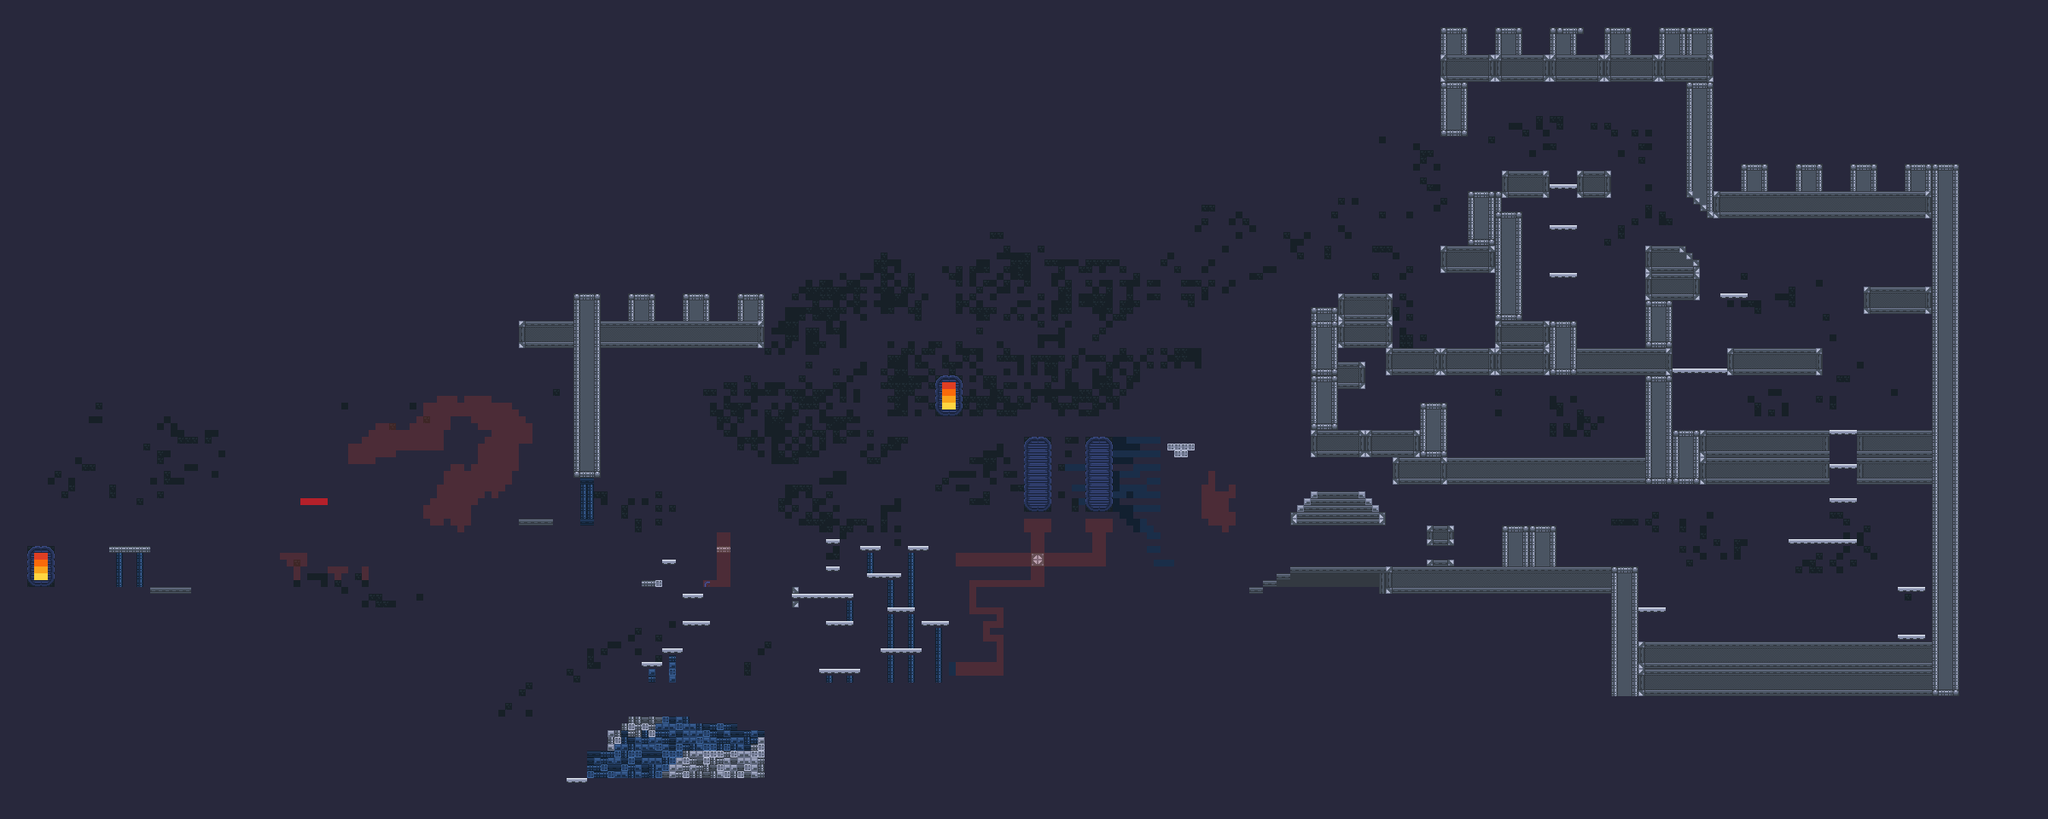

Tiled map render using the project's own tile images. Description and the map definition, with tile-layer contents summarised, below:
An orthogonal 300x120 tile map with 8x8 px tiles, 3 tile layers (Collidable, Flip, Foreground) and 50 objects (12x flippig, 12x robotank, 5x spawnPoint, 5x flipbird, 4x note, ...).

<map version="1.2" tiledversion="1.3.1" orientation="orthogonal" renderorder="right-down" compressionlevel="0" width="300" height="120" tilewidth="8" tileheight="8" infinite="0" backgroundcolor="#28283c" nextlayerid="11" nextobjectid="240">
 <editorsettings>
  <export target="../../src/maps/bunker.json" format="json" />
 </editorsettings>
 <properties>
  <property name="Parallax0" value="labCaveWall" />
 </properties>
 <tileset firstgid="1" source="tiles.tsx" />
 <layer id="10" name="Collidable" width="300" height="120">
  <data>[36000 cells, 16230 non-empty, 156 distinct tile ids]</data>
 </layer>
 <layer id="4" name="Flip" width="300" height="120">
  <data>[36000 cells, 398 non-empty, 1 distinct tile ids]</data>
 </layer>
 <layer id="5" name="Foreground" width="300" height="120">
  <data>[36000 cells, 239 non-empty, 63 distinct tile ids]</data>
 </layer>
 <objectgroup id="3" name="effects and spawns" opacity="0.86">
  <object id="183" name="PlayerStart" type="spawnPoint" x="83.5" y="651.5">
   <point />
  </object>
  <object id="199" name="ToHub" type="door" x="32" y="640" width="31.4167" height="47.5">
   <properties>
    <property name="destinationMap" value="room02" />
    <property name="destinationSpawn" value="FromBunker" />
   </properties>
  </object>
  <object id="204" name="Checkpoint1" type="spawnPoint" x="784" y="728">
   <point />
  </object>
  <object id="205" name="Checkpoint2" type="spawnPoint" x="936" y="584">
   <point />
  </object>
  <object id="215" name="Checkpoint3" type="spawnPoint" x="2013.5" y="710">
   <point />
  </object>
  <object id="237" name="ToHub" type="door" x="1096" y="440" width="31.4167" height="47.5">
   <properties>
    <property name="destinationMap" value="room02" />
    <property name="destinationSpawn" value="FromBunker" />
   </properties>
  </object>
  <object id="239" name="Checkpoint4" type="spawnPoint" x="1597" y="318">
   <point />
  </object>
 </objectgroup>
 <objectgroup id="6" name="game objects">
  <object id="172" name="Flipbird" type="flipbird" gid="12" x="1384" y="544" width="8" height="8" />
  <object id="173" name="Guard" type="flippig" gid="11" x="1568" y="664" width="8" height="8">
   <properties>
    <property name="pathWidthInTiles" type="int" value="5" />
   </properties>
  </object>
  <object id="174" name="RoboTank" type="robotank" gid="13" x="624" y="608" width="8" height="8" />
  <object id="175" type="flipbat" gid="10" x="752" y="600" width="8" height="8">
   <properties>
    <property name="pathHeightInTiles" type="int" value="2" />
   </properties>
  </object>
  <object id="180" name="spidey" type="flipspider" gid="14" x="1096" y="704" width="8" height="8">
   <properties>
    <property name="pathHeightInTiles" type="int" value="2" />
   </properties>
  </object>
  <object id="181" name="RoboDrone" type="drone" gid="13" x="880" y="800" width="8" height="8" />
  <object id="188" name="In-world Text" type="note" x="16" y="624">
   <properties>
    <property name="message" value="Back to HUB ---v" />
   </properties>
   <point />
  </object>
  <object id="192" name="switch01" type="switch" x="840" y="624" width="16" height="16">
   <properties>
    <property name="attachedBarricade" value="zapper01" />
   </properties>
  </object>
  <object id="194" name="zapper01" type="barricade" x="776" y="680" width="48" height="8" />
  <object id="200" name="miniSign" type="messageBox" x="248" y="636" width="8" height="8">
   <properties>
    <property name="speaker" type="int" value="2" />
    <property name="text" value="Top Secret Bunker" />
   </properties>
  </object>
  <object id="202" name="readable sign" type="note" x="354" y="585">
   <properties>
    <property name="message" value="DANGER!" />
   </properties>
   <point />
  </object>
  <object id="203" name="readable sign" type="note" x="824.364" y="603.091">
   <properties>
    <property name="message" value="Barrier Power 01" />
   </properties>
   <point />
  </object>
  <object id="206" name="switch02" type="switch" x="1120" y="776" width="16" height="16">
   <properties>
    <property name="attachedBarricade" value="zapper02" />
   </properties>
  </object>
  <object id="207" name="zapper02" type="barricade" x="1200" y="512" width="32" height="88" />
  <object id="208" name="zapper03" type="barricade" x="1272" y="512" width="32" height="88" />
  <object id="209" name="switch03" type="switch" x="1120" y="648" width="16" height="16">
   <properties>
    <property name="attachedBarricade" value="zapper03" />
   </properties>
  </object>
  <object id="210" name="Guard" type="flippig" gid="11" x="1552" y="576" width="8" height="8">
   <properties>
    <property name="pathWidthInTiles" type="int" value="5" />
   </properties>
  </object>
  <object id="211" name="Flipbird" type="flipbird" gid="12" x="1480" y="488" width="8" height="8" />
  <object id="212" name="Flipbird" type="flipbird" gid="12" x="1736" y="584" width="8" height="8" />
  <object id="213" name="Flipbird" type="flipbird" gid="12" x="1440" y="480" width="8" height="8" />
  <object id="214" name="Flipbird" type="flipbird" gid="12" x="1816" y="568" width="8" height="8" />
  <object id="216" name="Guard" type="flippig" gid="11" x="1792" y="616" width="8" height="8">
   <properties>
    <property name="pathWidthInTiles" type="int" value="5" />
   </properties>
  </object>
  <object id="217" name="Guard" type="flippig" gid="11" x="1792" y="520" width="8" height="8">
   <properties>
    <property name="pathWidthInTiles" type="int" value="5" />
   </properties>
  </object>
  <object id="218" name="Guard" type="flippig" gid="11" x="1960" y="752" width="8" height="8">
   <properties>
    <property name="pathWidthInTiles" type="int" value="5" />
   </properties>
  </object>
  <object id="219" name="Guard" type="flippig" gid="11" x="2096" y="752" width="8" height="8">
   <properties>
    <property name="pathWidthInTiles" type="int" value="5" />
   </properties>
  </object>
  <object id="220" name="Guard" type="flippig" gid="11" x="2208" y="504" width="8" height="8">
   <properties>
    <property name="pathWidthInTiles" type="int" value="5" />
   </properties>
  </object>
  <object id="221" name="Guard" type="flippig" gid="11" x="2080" y="480" width="8" height="8">
   <properties>
    <property name="pathWidthInTiles" type="int" value="5" />
   </properties>
  </object>
  <object id="222" name="Guard" type="flippig" gid="11" x="2088" y="408" width="8" height="8">
   <properties>
    <property name="pathWidthInTiles" type="int" value="5" />
   </properties>
  </object>
  <object id="223" name="Guard" type="flippig" gid="11" x="2232" y="336" width="8" height="8">
   <properties>
    <property name="pathWidthInTiles" type="int" value="5" />
   </properties>
  </object>
  <object id="224" name="Guard" type="flippig" gid="11" x="1824" y="200" width="8" height="8">
   <properties>
    <property name="pathWidthInTiles" type="int" value="5" />
   </properties>
  </object>
  <object id="225" name="Guard" type="flippig" gid="11" x="1880" y="376" width="8" height="8">
   <properties>
    <property name="pathWidthInTiles" type="int" value="5" />
   </properties>
  </object>
  <object id="226" name="RoboTank" type="robotank" gid="13" x="1072" y="488" width="8" height="8" />
  <object id="227" name="RoboTank" type="robotank" gid="13" x="1416" y="696" width="8" height="8" />
  <object id="228" name="RoboTank" type="robotank" gid="13" x="1608" y="504" width="8" height="8" />
  <object id="229" name="RoboTank" type="robotank" gid="13" x="1728" y="664" width="8" height="8" />
  <object id="230" name="RoboTank" type="robotank" gid="13" x="1944" y="656" width="8" height="8" />
  <object id="231" name="RoboTank" type="robotank" gid="13" x="2016" y="504" width="8" height="8" />
  <object id="232" name="RoboTank" type="robotank" gid="13" x="1936" y="280" width="8" height="8" />
  </objectgroup>
</map>
<!-- 5 of 50 objects omitted -->